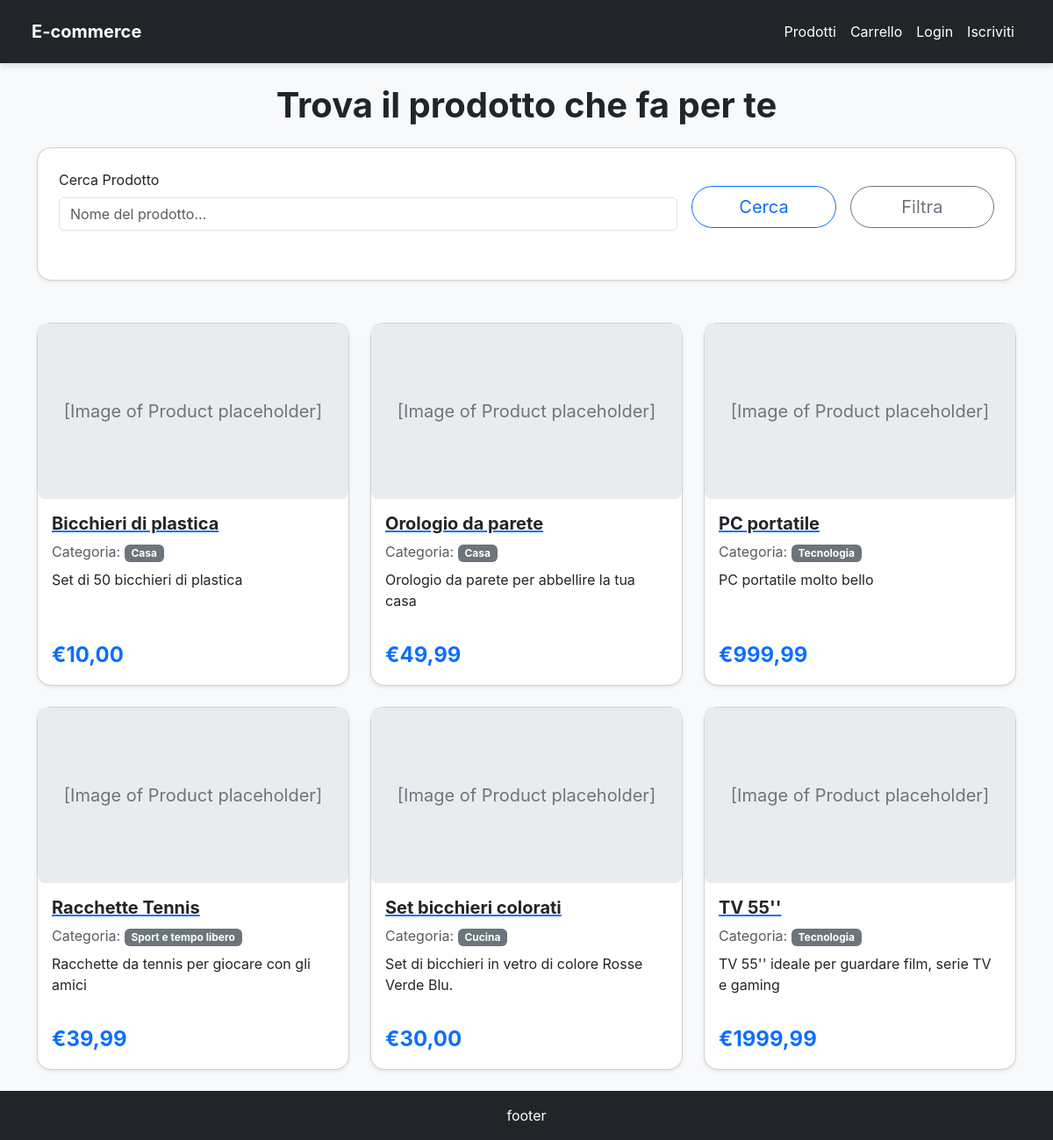
The app's page /products/, older data.
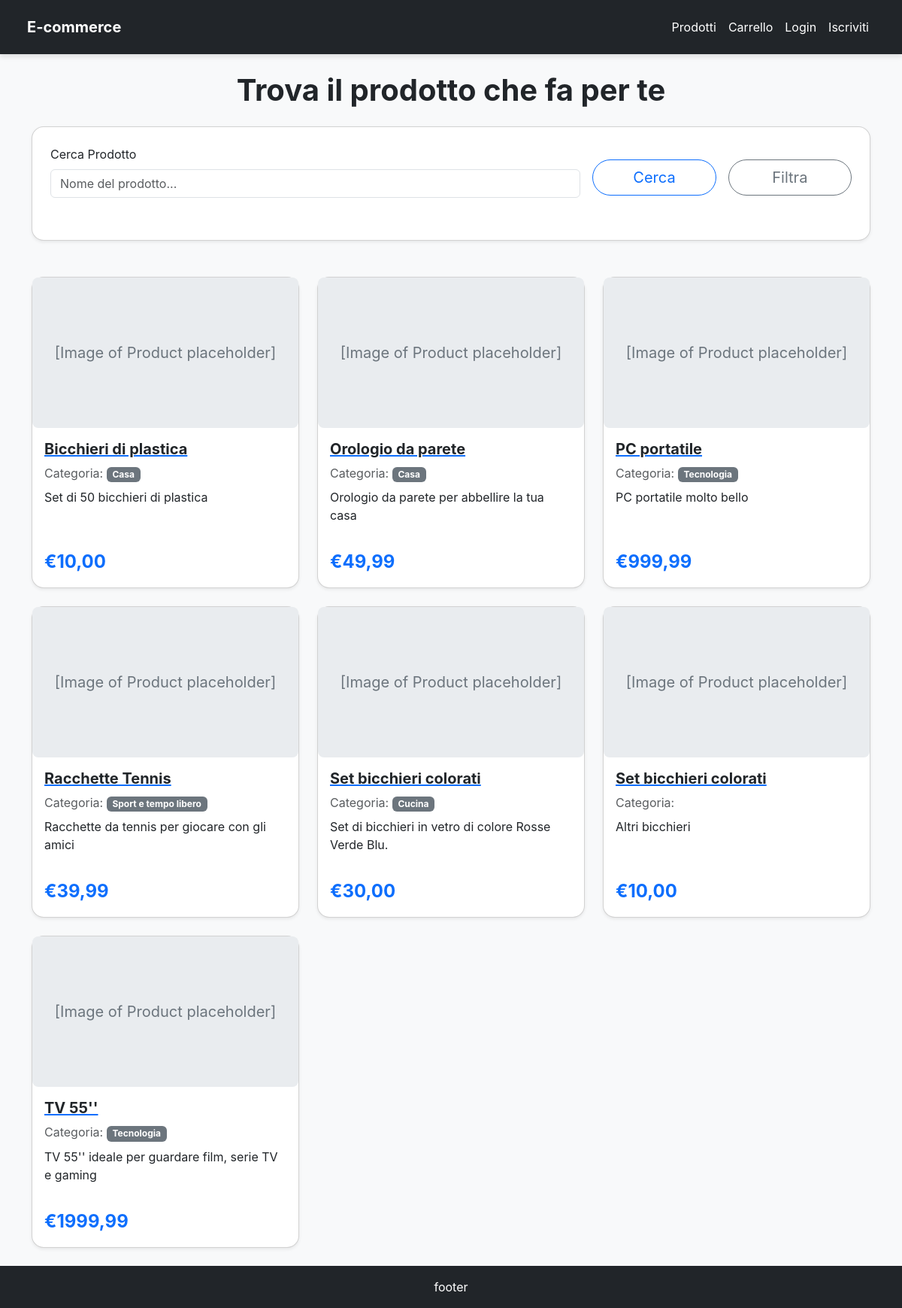
The same page, newer data.
### products/models.py (models this page shows, shortened)
class Product(models.Model):
    name = models.CharField(max_length=200, verbose_name="Nome Prodotto")
    slug = AutoSlugField(populate_from='name', unique=True, always_update=True)
    category = models.ForeignKey(
        Category,
        on_delete=models.SET_NULL,
        null=True,
        blank=True,
        related_name='products',
        verbose_name="Categoria"
    )
    description = models.TextField(verbose_name="Descrizione prodotto")
    price = models.DecimalField(
        max_digits=10,
        decimal_places=2,
        verbose_name="Prezzo in €"
    )
    stock = models.IntegerField(
        default=0,
        verbose_name="Quantità Disponibile",
        help_text="Quantità di prodotti disponibili in magazzino."
    )
    created_at = models.DateTimeField(auto_now_add=True, verbose_name="Data Creazione")
    updated_at = models.DateTimeField(auto_now=True, verbose_name="Ultimo Aggiornamento")
    class Meta:
        ordering = ('name',)
        verbose_name = "Prodotto"
        verbose_name_plural = "Prodotti"
    def get_absolute_url(self):
        return reverse("product_details", kwargs={"slug": self.slug})

class Category(models.Model):
    name = models.CharField(max_length=100, unique=True, verbose_name="Nome Categoria")
    slug = AutoSlugField(populate_from='name', unique=True, always_update=True)
    class Meta:
        ordering = ('name',)
        verbose_name_plural = "Categorie"
    def __str__(self):
        return self.name

### products/views.py (the view, shortened to what this page needs)
# urls.py: path("", ProductListView.as_view(), name="product_list"),
class ProductListView(ListView):
    model = Product
    template_name = 'product_list.html'
    context_object_name = 'product_list'
    def get_queryset(self):
        queryset = super().get_queryset()
        form = ProductSearchForm(self.request.GET)
        if form.is_valid():
            query = form.cleaned_data.get('q')
            if query:
                queryset = queryset.filter(
                    Q(name__icontains=query) | Q(description__icontains=query)  # Ricerca per nome o descrizione
                ).distinct()  # Evita duplicati se un prodotto corrisponde a più condizioni
            categories = form.cleaned_data.get('category')
            if categories:
                queryset = queryset.filter(category__in=categories)
            available_only = form.cleaned_data.get('available_only')
            if available_only:
                queryset = queryset.filter(stock__gt=0)
            sort_by = form.cleaned_data.get('sort_by')
        if not queryset.ordered:
            queryset = queryset.order_by('name')
        return queryset
    def get_context_data(self, **kwargs):
        context = super().get_context_data(**kwargs)
        context['form'] = ProductSearchForm(self.request.GET)
        return context

### templates/product_list.html (shortened to what this page needs)
{% extends 'base.html' %}
{% load crispy_forms_tags %}
{% block content %}
<h1 class="text-center mb-4 fw-bold text-dark">Trova il prodotto che fa per te</h1>
<div class="card p-4 rounded-card shadow-sm mb-5">
    <form method="get" action="{% url 'product_list' %}" class="mb-3">
        <div class="row g-3 align-items-center">
            <div class="col-md-8">
                {{ form.q|as_crispy_field }}
            </div>
            <div class="col-md-2">
                <button class="btn btn-outline-primary w-100 btn-lg rounded-pill" type="submit">Cerca</button>
            </div>
            <div class="col-md-2">
                <button class="btn btn-outline-secondary w-100 btn-lg rounded-pill" type="button" data-bs-toggle="collapse" data-bs-target="#filtersCollapse" aria-expanded="false" aria-controls="filtersCollapse">
                    Filtra
                </button>
            </div>
        </div>
    </form>
</div>
{% if product_list %}
<div class="row row-cols-1 row-cols-md-2 row-cols-lg-3 g-4">
    {% for product in product_list %}
    <div class="col">
        <div class="card h-100 shadow-sm rounded-card">
            <div class="img-placeholder">
                [Image of Product placeholder]
            </div>
            <div class="card-body d-flex flex-column">
                <a href="{{ product.get_absolute_url }}">
                    <h5 class="card-title fw-bold text-dark">{{ product.name }}</h5>
                </a>
                <p class="card-text text-muted mb-2">Categoria: <span class="badge bg-secondary">{{ product.category.name }}</span></p>
                <p class="card-text text-dark flex-grow-1">{{ product.description|truncatechars:100 }}</p>
                <div class="d-flex justify-content-between align-items-center mt-3">
                    <span class="fs-4 fw-bold text-primary">€{{ product.price|floatformat:2 }}</span>
                </div>
            </div>
        </div>
    </div>
    {% endfor %}
</div>
{% else %}
<div class="alert alert-info text-center" role="alert">
    Nessun prodotto trovato. Controlla il nome inserito e i filtri usati
</div>
{% endif %}
{% endblock content %}

Row changes from the older to the newer data that the page shows:
added Product: name "Set bicchieri colorati", description "Altri bicchieri", price "10,00"
